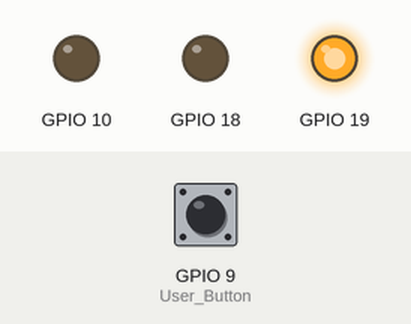
Recording of a program running on a simulated ESP32-C3. On the bench: output pins drawn as LEDs (lit = HIGH). The test bench sets the inputs (shaded band); at power-on: GPIO 9 (User_Button) HIGH.

Above: at 1.4 s.
1.5 s: GPIO 9 (User_Button) pulled LOW for 1.2 s
At 2.6 s:
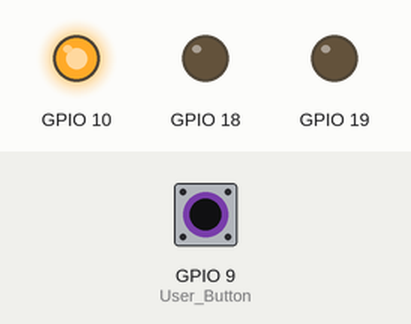
5.0 s: GPIO 9 (User_Button) pulled LOW for 3.2 s
At 10.3 s:
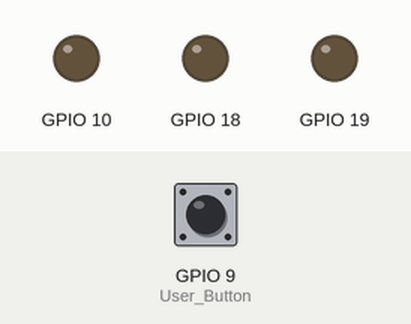
Timing chart, 0 to 16.7 s (numbered marks = the images above; inputs shaded):
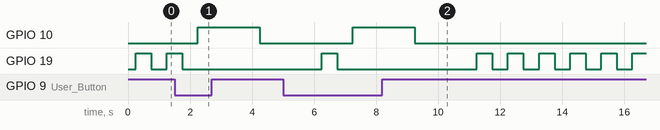

Measured:
- after the input at 1.5 s, GPIO 10: LOW → HIGH after 0.75 s, → LOW 2.0 s later; GPIO 19: goes on until 1.8 s, then stays LOW
- after the input at 5.0 s, GPIO 10: LOW → HIGH after 2.3 s, → LOW 2.0 s later

The program:

main.cpp
```cpp
/*
  Dave Williams, DitroniX 2019-2024 (ditronix.net)
  Full header information in README

  This test code is OPEN SOURCE and formatted for easier viewing.  Although is is not intended for real world use, it may be freely used, or modified as needed.
  It is distributed on an "AS IS" BASIS, WITHOUT WARRANTIES OR CONDITIONS OF ANY KIND, either express or implied.

  Further information, details and examples can be found on our website and also GitHub wiki pages:
  * github.com/DitroniX
  * github.com/DitroniX/IBEM-IoT-Battery-Energy-Monitor
  * github.com/DitroniX/IBEM-IoT-Battery-Energy-Monitor/wiki
  * hackster.io/DitroniX/ibem-esp32c3-iot-battery-energy-monitor-solar-inverters-0342b12b1
*/

// Libraries
#include <Arduino.h>
#include <RGBLed.h> //https://github.com/wilmouths/RGBLed

// ****************  VARIABLES / DEFINES / STATIC / STRUCTURES / CONSTANTS ****************

// ******************************** INPUTS ********************************
#define User_Button 9 // User Button also Manual PGM

// ******************************** OUTPUTS ********************************
#define LED_Red 10   // User RGB
#define LED_Green 18 // User RGB
#define LED_Blue 19  // User RGB

// **************** INSTANCES ****************

RGBLed led(LED_Red, LED_Green, LED_Blue, RGBLed::COMMON_CATHODE);

// **************** FUNCTIONS AND ROUTINES ****************

// **************** SETUP ****************
void setup()
{
  // Stabalise
  delay(250);

  // Initialise UART
  Serial.begin(115200, SERIAL_8N1); // 115200
  while (!Serial)
    ;
  Serial.println("");

  // Button Input.  INPUT_PULLUP Optional as board has a pullup resistor
  pinMode(User_Button, INPUT);
}

// **************** LOOP ****************
void loop(void)
{

  // Basic Check for Button Press (Non Interrupt Driven)
  if (digitalRead(User_Button) == LOW)
  {
    led.flash(RGBLed::RED, 2000);
  }

  // Heatbeat
  led.flash(RGBLed::BLUE, 500);
}
```
